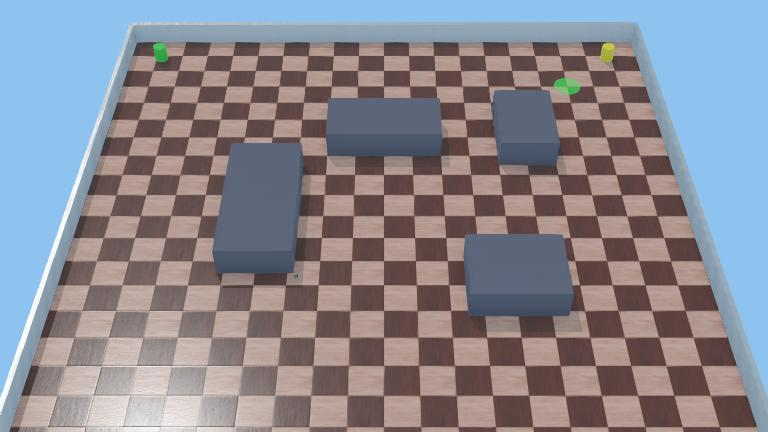
#> input picture webots_project/worlds/.component_a.jpg, 768 x 432 px; its folder holds only this picture in this run
$ python -i perception.py   (imports and definitions only)
#> lines starting #> are read from the running program, lines starting #| are printed output that depends on the picture
"""
Sensor Perception Pipeline for ASR700 Component A.

Implements LiDAR processing, camera image processing with OpenCV,
and sensor fusion for unified environment representation.
"""

import numpy as np
import cv2
from dataclasses import dataclass
from typing import List, Tuple, Optional, Dict, Any
from enum import Enum
from python_analysis.utils.config import SensorConfig, EnvironmentConfig, RobotConfig
from python_analysis.utils.helpers import (lidar_to_grid_cells, world_to_grid,
                                           grid_to_world, create_occupancy_grid,
                                           log_odds_to_probability, update_occupancy_grid,
                                           normalize_angle)


class LandmarkColor(Enum):
    """Predefined landmark colors for detection."""
    RED = "red"
    GREEN = "green"
    BLUE = "blue"
    YELLOW = "yellow"


# HSV color ranges for landmark detection (H: 0-179, S: 0-255, V: 0-255)
COLOR_RANGES = {
    LandmarkColor.RED: [
        (np.array([0, 100, 100]), np.array([10, 255, 255])),
        (np.array([170, 100, 100]), np.array([179, 255, 255]))
    ],
    LandmarkColor.GREEN: [
        (np.array([40, 100, 100]), np.array([80, 255, 255]))
    ],
    LandmarkColor.BLUE: [
        (np.array([100, 100, 100]), np.array([130, 255, 255]))
    ],
    LandmarkColor.YELLOW: [
        (np.array([20, 100, 100]), np.array([35, 255, 255]))
    ]
}


@dataclass
class Landmark:
    """Detected landmark from camera."""
    color: LandmarkColor
    position: Tuple[float, float]  # World coordinates (x, y)
    pixel_position: Tuple[int, int]  # Image coordinates (u, v)
    area: float
    confidence: float
    timestamp: float = 0.0  # Detection timestamp


@dataclass
class SensorData:
    """Raw sensor data from Webots."""
    lidar_ranges: np.ndarray
    lidar_angles: np.ndarray
    camera_image: np.ndarray  # RGB image
    timestamp: float
    robot_pose: Tuple[float, float, float]  # x, y, theta


@dataclass
class FusedMap:
    """Fused environment representation."""
    occupancy_grid: np.ndarray  # Probability grid
    grid_resolution: float
    grid_origin: Tuple[float, float]
    landmarks: List[Landmark]
    obstacles_lidar: List[Tuple[float, float, float]]  # (x, y, radius) from LiDAR
    obstacles_camera: List[Tuple[float, float, float]]  # (x, y, radius) from camera
    robot_pose: Tuple[float, float, float]
    timestamp: float


class LiDARProcessor:
    """Process LiDAR range data into occupancy grid updates."""

    # [159 lines left out: functions __init__, process_scan, ranges_to_points, get_grid_cells, cluster_points, detect_obstacles_from_clusters, not called in this run]


class CameraProcessor:
    """Process camera images for landmark detection."""

    def __init__(self, config: SensorConfig = None):
        self.config = config or SensorConfig()
        self.camera_matrix = None
        self.dist_coeffs = None

    # [98 lines left out: functions set_calibration, undistort, detect_landmarks, not called in this run]

    def detect_edges(self, image: np.ndarray,
                     low_threshold: int = 50,
                     high_threshold: int = 150) -> np.ndarray:
        """
        Detect edges using Canny edge detector.

        Args:
            image: RGB or grayscale image
            low_threshold: Canny low threshold
            high_threshold: Canny high threshold

        Returns:
            Binary edge map
        """
#> called with low_threshold = 50, high_threshold = 150
        if len(image.shape) == 3:
            gray = cv2.cvtColor(image, cv2.COLOR_RGB2GRAY)
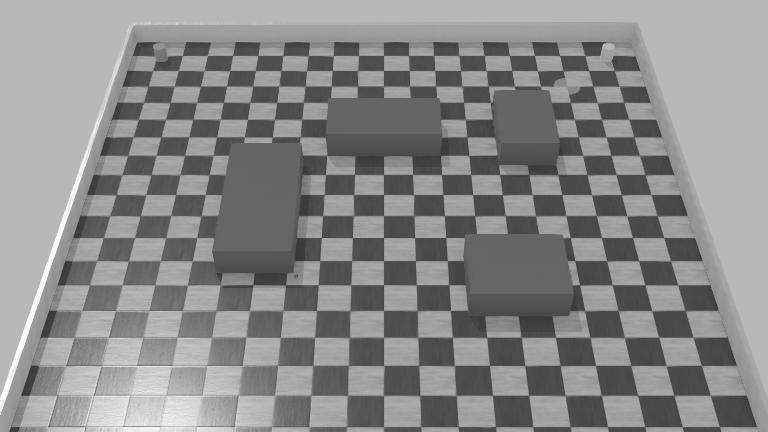
#> gray: shape (432, 768); min 44, max 255, mean 137.2
        else:
            gray = image

        # Gaussian blur for noise reduction
        blurred = cv2.GaussianBlur(gray, (5, 5), 0)

        # Canny edge detection
        edges = cv2.Canny(blurred, low_threshold, high_threshold)
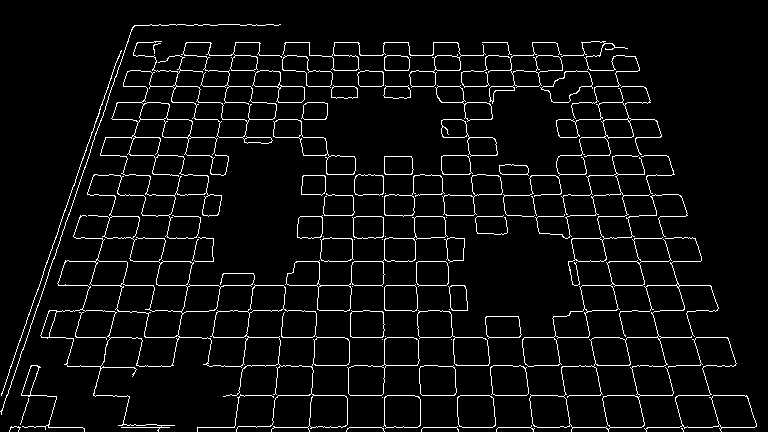
#> edges: shape (432, 768); 5.2% white in thin lines or dots

        return edges

    # [62 lines left out: function detect_obstacles, not called in this run]


class SensorFusion:
    """
    Fuse LiDAR and camera data into unified environment representation.
    """

    # [122 lines left out: functions __init__, update, _update_landmark_memory, not called in this run]

    def get_occupancy_grid(self) -> np.ndarray:
        """Get current occupancy grid as probabilities."""
        return log_odds_to_probability(self.occupancy_grid)

    def get_log_odds_grid(self) -> np.ndarray:
        """Get current occupancy grid as log-odds."""
        return self.occupancy_grid.copy()

    # [5 lines left out: function reset, not called in this run]


class PerceptionPipeline:
    """
    Complete perception pipeline for Component A.

    Integrates LiDAR processing, camera processing, and sensor fusion.
    """

    # [41 lines left out: functions __init__, process, get_obstacle_map, not called in this run]

    def get_landmarks(self) -> List[Landmark]:
        """Get current landmarks."""
        return self.fusion.known_landmarks.values()

    # [17 lines left out: functions get_obstacles_lidar, get_obstacles_camera, get_all_obstacles, not called in this run]

    def reset(self):
        """Reset pipeline state."""
        self.fusion.reset()


# [198 lines left out: functions create_occupancy_grid_from_lidar, visualize_perception, visualize_lidar_scan, not called in this run]


# [26 lines not run here, left out]

>>> import cv2
>>> picture = cv2.cvtColor(cv2.imread('../../worlds/.component_a.jpg'), cv2.COLOR_BGR2RGB)
>>> result = CameraProcessor().detect_edges(picture)
